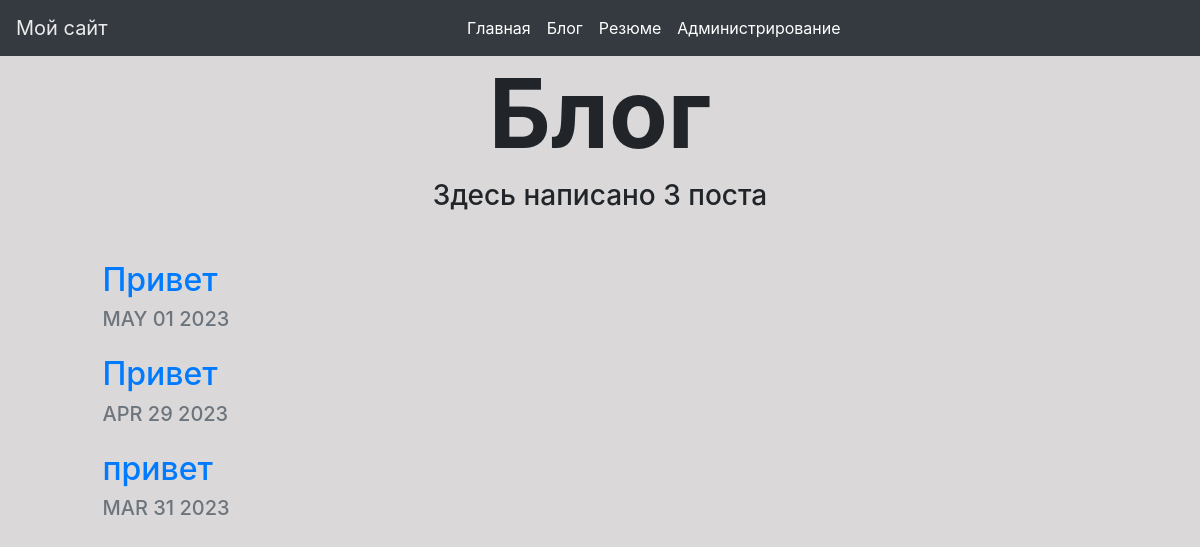
Page /blog/ on the earlier database version.
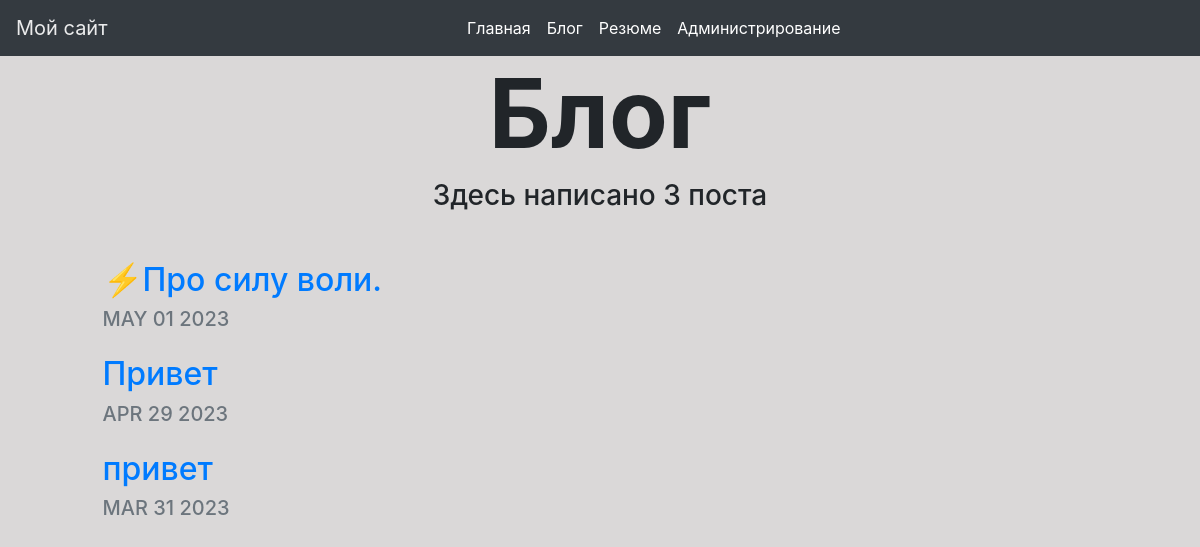
Same page on the later database version.
### blog/models.py (models this page shows, shortened)
class Blog(models.Model):
    title = models.CharField(max_length=200)
    discription = models.TextField()
    date = models.DateField()

### blog/views.py (the view)
# urls.py: 2. Add a URL to urlpatterns:  path('blog/', include('blog.urls'))
def blog(request):
    blogs = Blog.objects.order_by('-date')
    return render(request, 'blog/blog.html', {'blogs': blogs})

### blog/templates/blog/blog.html (shortened to what this page needs)
{% extends "blog/base.html" %}
{% load static %}
{% block content %}
<h1 id="blogtitle" class="font-weight-bold text-center">Блог</h1>
<h3 class="text-center mb-5">Здесь написано {{ blogs.count }} поста</h3>
{% for blog in blogs %}
<div class="row justify-content-center my-3">
  <div class="col-md-10">
    <a href="{% url 'blog:detail' blog.id %}">
      <h2>{{ blog.title }}</h2>
    </a>
    <h5 class="text-muted">{{ blog.date|date:'M d Y'|upper }}</h5>
  </div>
</div>
{% endfor %}
{% endblock %}

Differences in the rows shown:
changed Blog: title "Привет" → "⚡️Про силу воли."
